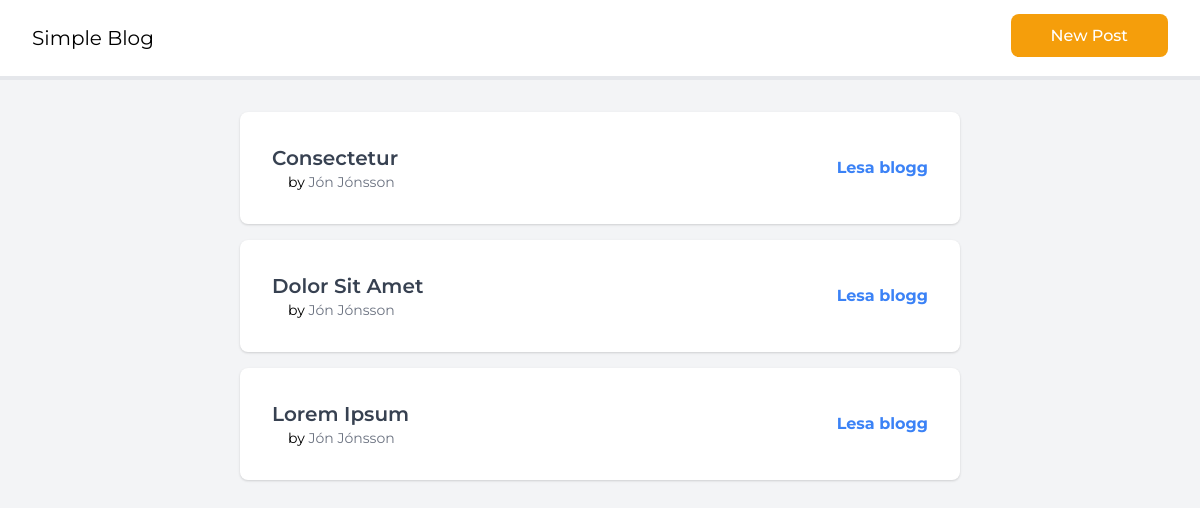
The page / on the database its author committed.
### tables this page shows
CREATE TABLE blogs (
    id int not null primary key auto_increment,
    title varchar(255) not null,
    content text not null,
    author varchar(255) not null
);

### index.php (called while the page is built)
<?php
require "core/db.php";
$query = $pdo->query("SELECT * FROM blogs ORDER BY id DESC");
$blogs = $query->fetchAll();
require "view/index-view.php";
?>

### view/index-view.php (the view, shortened to what this page needs)
<!DOCTYPE html>
<html lang="EN">
<head>
    <link href="https://unpkg.com/tailwindcss@^2/dist/tailwind.min.css" rel="stylesheet">
</head>
<body class="bg-gray-100">
    <div class="flex justify-between align-center py-6 px-8 border-b-4 border-gray-200 bg-white">
        <h2 class="text-xl">Simple Blog</h2>
        <div>
            <a href="form.php" class="bg-yellow-500 rounded-lg hover:bg-yellow-600 font-medium px-10 py-3 text-white">New Post</a>
        </div>
    </div>
    <div class="flex justify-center">
        <div class="w-3/5 mt-8">
            <?php foreach($blogs as $blog): ?>
                <div class="flex items-center bg-white p-8 rounded-lg mb-4 shadow">
                    <div class="">
                        <h3 class="text-xl font-semibold text-gray-700">
                            <?php echo $blog['title']; ?>
                        </h3>
                        <p class="text-sm text-gray-500 ml-4">
                            <span class="text-black">by</span> <?php echo $blog['author']; ?>
                        </p>
                    </div>
                    <div class="flex-1 flex justify-end">
                        <a href="single-blog.php?id=<?php echo $blog['id']; ?>" class="text-blue-500 font-bold">
                            Lesa blogg
                        </a>
                    </div>
                </div>
            <?php endforeach; ?>
        </div>
    </div>
</body>
</html>

### view/index-view.php (style rules this page uses)
body { font-family: "Montserrat", sans-serif; }

### rows shown on the page
blogs: title "Consectetur", author "Jón Jónsson"
blogs: title "Dolor Sit Amet", author "Jón Jónsson"
blogs: title "Lorem Ipsum", author "Jón Jónsson"
